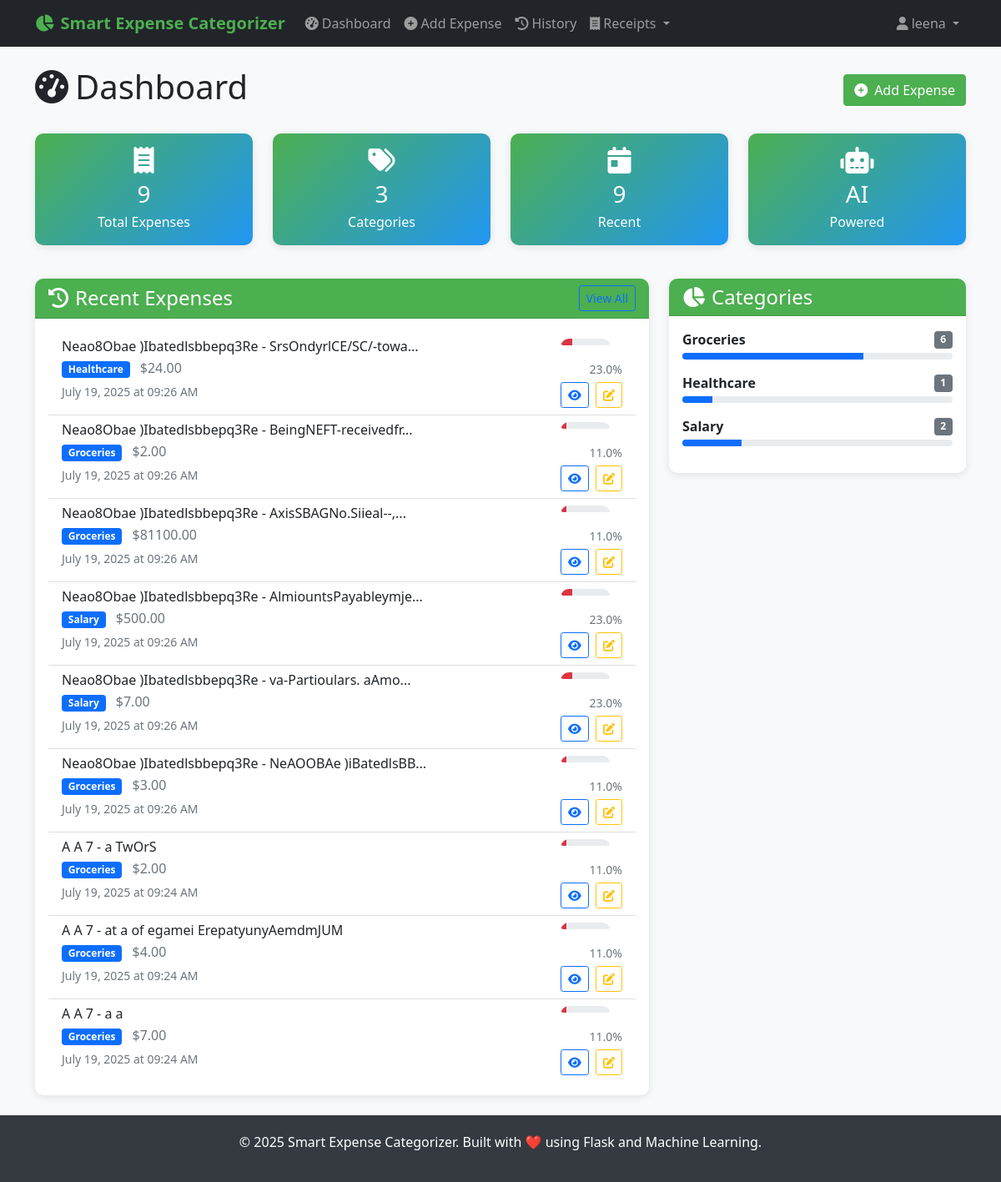
Before: /dashboard (signed in) with the older database file.
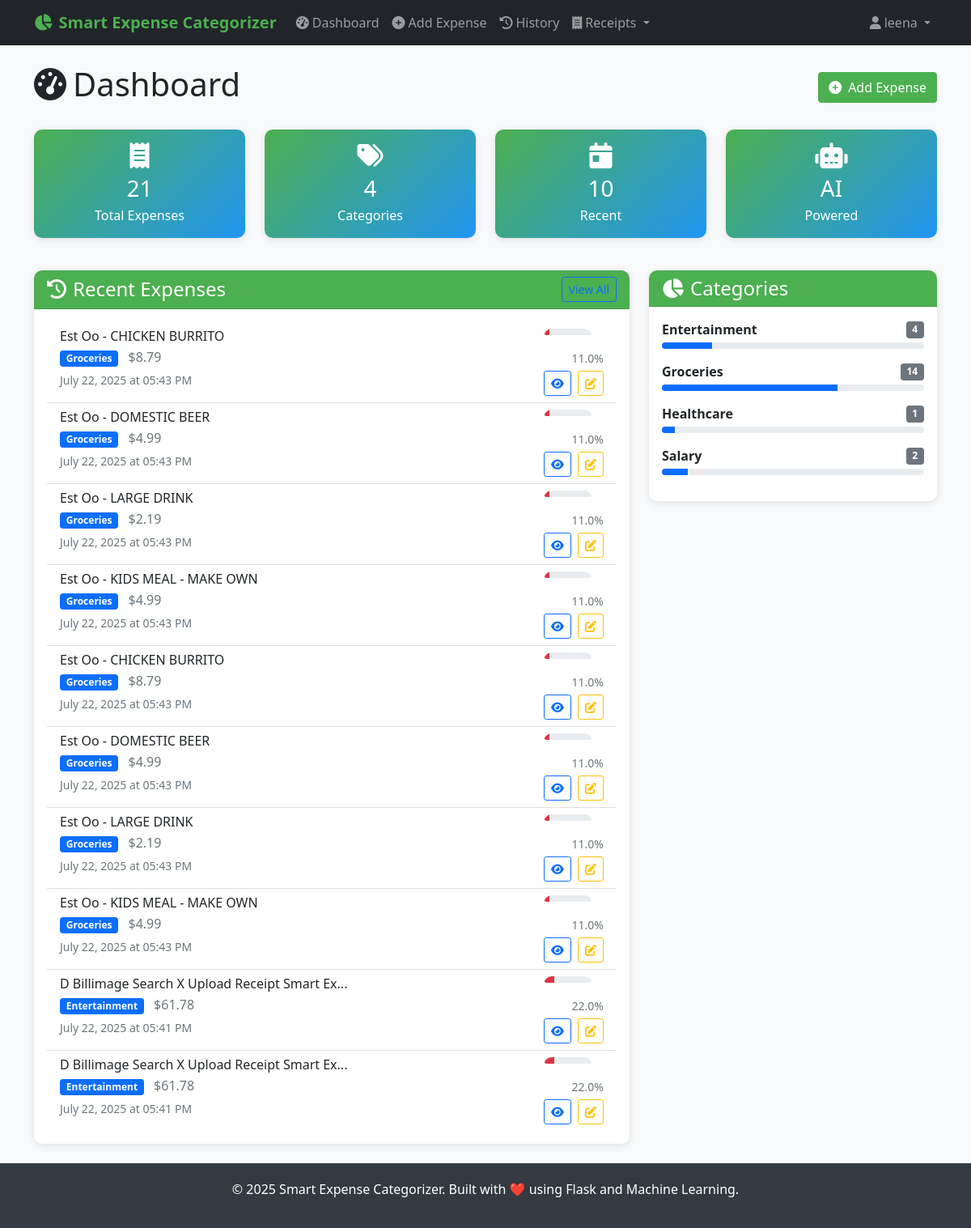
After: the same page with the newer database file.
### PYTHON/models.py (models this page shows, shortened)
class Expense(db.Model):
    __tablename__ = 'expenses'
    id = db.Column(db.String(36), primary_key=True, default=lambda: str(uuid.uuid4()))
    user_id = db.Column(db.String(36), db.ForeignKey('users.id'), nullable=False, index=True)
    description = db.Column(db.Text, nullable=False)
    amount = db.Column(db.Numeric(10, 2), nullable=True)
    predicted_category = db.Column(db.String(100), nullable=False, index=True)
    confidence_score = db.Column(db.Float, nullable=False)
    model_predictions = db.Column(db.JSON)  # Store individual model predictions
    created_at = db.Column(db.DateTime, default=datetime.utcnow, index=True)
    updated_at = db.Column(db.DateTime, default=datetime.utcnow, onupdate=datetime.utcnow)
    user_feedback = db.Column(db.String(100), nullable=True)  # User can correct the category
    is_correct = db.Column(db.Boolean, nullable=True)  # User can mark if prediction was correct
    source = db.Column(db.String(50), nullable=True, default='manual')  # 'manual', 'receipt_upload', 'api'
    expense_metadata = db.Column(db.JSON, nullable=True)  # Store receipt data, OCR confidence, etc.
    date = db.Column(db.DateTime, nullable=True)  # Expense date (can be different from created_at)

### PYTHON/routes.py (the view)
@main_bp.route('/dashboard')
@login_required
def dashboard():
    recent_expenses = Expense.query.filter_by(user_id=current_user.id)\
        .order_by(Expense.created_at.desc())\
        .limit(10).all()
    stats = current_user.get_expense_stats()
    return render_template('dashboard.html',
                         recent_expenses=recent_expenses,
                         stats=stats)

### PYTHON/app.py (called while the page is built)
def init_extensions(app):
    db.init_app(app)
    login_manager = LoginManager()
    login_manager.init_app(app)
    login_manager.login_view = 'auth.login'
    login_manager.login_message = 'Please log in to access this page.'
    login_manager.login_message_category = 'info'
    login_manager.session_protection = 'strong'
    csrf = CSRFProtect(app)
    @login_manager.user_loader
    def load_user(user_id):
        try:
            return User.query.get(user_id)
        except Exception:
            return None
    @app.before_request
    def fix_session():
        from flask import session
        if not session.get('_session_initialized'):
            session['_session_initialized'] = True
            session.permanent = True

def register_context_processors(app):
    @app.context_processor
    def inject_now():
        return {'now': datetime.now()}

### PYTHON/templates/dashboard.html (shortened to what the changed rows need)
{% extends "base.html" %}
{% block content %}
<div class="d-flex justify-content-between align-items-center mb-4">
    <h1>
        <i class="fas fa-tachometer-alt me-2"></i>Dashboard
    </h1>
</div>
<div class="row mb-4">
    <div class="col-md-3 mb-3">
        <div class="card stats-card text-center">
            <div class="card-body">
                <i class="fas fa-receipt fa-2x mb-2"></i>
                <h3 class="mb-1">{{ stats.total_expenses }}</h3>
                <p class="mb-0">Total Expenses</p>
            </div>
        </div>
    </div>
    <div class="col-md-3 mb-3">
        <div class="card stats-card text-center">
            <div class="card-body">
                <i class="fas fa-tags fa-2x mb-2"></i>
                <h3 class="mb-1">{{ stats.categories|length }}</h3>
                <p class="mb-0">Categories</p>
            </div>
        </div>
    </div>
    <div class="col-md-3 mb-3">
        <div class="card stats-card text-center">
            <div class="card-body">
                <i class="fas fa-calendar-day fa-2x mb-2"></i>
                <h3 class="mb-1">{{ recent_expenses|length }}</h3>
                <p class="mb-0">Recent</p>
            </div>
        </div>
    </div>
</div>
<div class="row">
    <div class="col-md-8">
        <div class="card">
            <div class="card-body">
                {% if recent_expenses %}
                    <div class="list-group list-group-flush">
                        {% for expense in recent_expenses %}
                            <div class="list-group-item expense-item">
                                <div class="d-flex justify-content-between align-items-start">
                                    <div class="flex-grow-1">
                                        <h6 class="mb-1">{{ expense.description[:50] }}{% if expense.description|length > 50 %}...{% endif %}</h6>
                                        <p class="mb-1">
                                            <span class="badge bg-primary">{{ expense.predicted_category }}</span>
                                            {% if expense.amount %}
                                                <span class="text-muted ms-2">${{ "%.2f"|format(expense.amount) }}</span>
                                            {% endif %}
                                        </p>
                                        <small class="text-muted">{{ expense.created_at.strftime('%B %d, %Y at %I:%M %p') }}</small>
                                    </div>
                                    <div class="text-end">
                                        <div class="confidence-bar mb-1" style="width: 60px;">
                                            <div class="progress" style="height: 8px;">
                                                <div class="progress-bar
                                                    {% if expense.confidence_score >= 0.8 %}bg-success
                                                    {% elif expense.confidence_score >= 0.6 %}bg-warning
                                                    {% else %}bg-danger{% endif %}"
                                                    style="width: {{ (expense.confidence_score * 100)|round }}%">
                                                </div>
                                            </div>
                                        </div>
                                        <div class="mb-1">
                                            <small class="text-muted">{{ (expense.confidence_score * 100)|round }}%</small>
                                        </div>
                                        <div class="btn-group-sm" role="group">
                                            <a href="{{ url_for('main.expense_detail', expense_id=expense.id) }}"
                                               class="btn btn-sm btn-outline-primary me-1" title="View Details">
                                                <i class="fas fa-eye"></i>
                                            </a>
                                            <a href="{{ url_for('main.edit_expense', expense_id=expense.id) }}"
                                               class="btn btn-sm btn-outline-warning" title="Edit">
                                                <i class="fas fa-edit"></i>
                                            </a>
                                        </div>
                                    </div>
                                </div>
                            </div>
                        {% endfor %}
                    </div>
                {% else %}
                    <div class="text-center text-muted py-4">
                        <i class="fas fa-receipt fa-3x mb-3"></i>
                        <p>No expenses yet. <a href="{{ url_for('main.predict') }}">Add your first expense</a>!</p>
                    </div>
                {% endif %}
            </div>
        </div>
    </div>
    <div class="col-md-4">
        <div class="card">
            <div class="card-body">
                {% if stats.categories %}
                    {% for category in stats.categories[:5] %}
                        <div class="mb-3">
                            <div class="d-flex justify-content-between align-items-center mb-1">
                                <span class="fw-bold">{{ category.category }}</span>
                                <span class="badge bg-secondary">{{ category.count }}</span>
                            </div>
                            <div class="progress" style="height: 8px;">
                                <div class="progress-bar bg-primary"
                                     style="width: {{ (category.count / stats.total_expenses * 100)|round }}%">
                                </div>
                            </div>
                        </div>
                    {% endfor %}
                {% else %}
                    <div class="text-center text-muted">
                        <i class="fas fa-chart-pie fa-3x mb-3"></i>
                        <p>No categories yet</p>
                    </div>
                {% endif %}
            </div>
        </div>
    </div>
</div>
{% endblock %}

Changed rows visible on the page:
no longer on this page (row unchanged): Expense: description "Neao8Obae )Ibatedlsbbepq3Re - SrsOndyrlCE/SC/-towa", predicted_category "Healthcare", amount "24.00", created_at "July 19, 2025 at 09:26 AM", (expense.confidence_score*100)|round "23.0"
no longer on this page (row unchanged): Expense: description "Neao8Obae )Ibatedlsbbepq3Re - BeingNEFT-receivedfr", predicted_category "Groceries", amount "2.00", created_at "July 19, 2025 at 09:26 AM", (expense.confidence_score*100)|round "11.0"
no longer on this page (row unchanged): Expense: description "Neao8Obae )Ibatedlsbbepq3Re - AxisSBAGNo.Siieal--,", predicted_category "Groceries", amount "81100.00", created_at "July 19, 2025 at 09:26 AM", (expense.confidence_score*100)|round "11.0"
no longer on this page (row unchanged): Expense: description "Neao8Obae )Ibatedlsbbepq3Re - AlmiountsPayableymje", predicted_category "Salary", amount "500.00", created_at "July 19, 2025 at 09:26 AM", (expense.confidence_score*100)|round "23.0"
no longer on this page (row unchanged): Expense: description "Neao8Obae )Ibatedlsbbepq3Re - va-Partioulars. aAmo", predicted_category "Salary", amount "7.00", created_at "July 19, 2025 at 09:26 AM", (expense.confidence_score*100)|round "23.0"
no longer on this page (row unchanged): Expense: description "Neao8Obae )Ibatedlsbbepq3Re - NeAOOBAe )iBatedlsBB", predicted_category "Groceries", amount "3.00", created_at "July 19, 2025 at 09:26 AM", (expense.confidence_score*100)|round "11.0"
no longer on this page (row unchanged): Expense: description "A A 7 - a TwOrS", predicted_category "Groceries", amount "2.00", created_at "July 19, 2025 at 09:24 AM", (expense.confidence_score*100)|round "11.0"
no longer on this page (row unchanged): Expense: description "A A 7 - at a of egamei ErepatyunyAemdmJUM", predicted_category "Groceries", amount "4.00", created_at "July 19, 2025 at 09:24 AM", (expense.confidence_score*100)|round "11.0"
no longer on this page (row unchanged): Expense: description "A A 7 - a a", predicted_category "Groceries", amount "7.00", created_at "July 19, 2025 at 09:24 AM", (expense.confidence_score*100)|round "11.0"
added Expense: description "Est Oo - CHICKEN BURRITO", predicted_category "Groceries", amount "8.79", created_at "July 22, 2025 at 05:43 PM", (expense.confidence_score*100)|round "11.0"
added Expense: description "Est Oo - DOMESTIC BEER", predicted_category "Groceries", amount "4.99", created_at "July 22, 2025 at 05:43 PM", (expense.confidence_score*100)|round "11.0"
added Expense: description "Est Oo - LARGE DRINK", predicted_category "Groceries", amount "2.19", created_at "July 22, 2025 at 05:43 PM", (expense.confidence_score*100)|round "11.0"
added Expense: description "Est Oo - KIDS MEAL - MAKE OWN", predicted_category "Groceries", amount "4.99", created_at "July 22, 2025 at 05:43 PM", (expense.confidence_score*100)|round "11.0"
added Expense: description "Est Oo - CHICKEN BURRITO", predicted_category "Groceries", amount "8.79", created_at "July 22, 2025 at 05:43 PM", (expense.confidence_score*100)|round "11.0"
added Expense: description "Est Oo - DOMESTIC BEER", predicted_category "Groceries", amount "4.99", created_at "July 22, 2025 at 05:43 PM", (expense.confidence_score*100)|round "11.0"
added Expense: description "Est Oo - LARGE DRINK", predicted_category "Groceries", amount "2.19", created_at "July 22, 2025 at 05:43 PM", (expense.confidence_score*100)|round "11.0"
added Expense: description "Est Oo - KIDS MEAL - MAKE OWN", predicted_category "Groceries", amount "4.99", created_at "July 22, 2025 at 05:43 PM", (expense.confidence_score*100)|round "11.0"
added Expense: description "D Billimage Search X Upload Receipt Smart Ex", predicted_category "Entertainment", amount "61.78", created_at "July 22, 2025 at 05:41 PM", (expense.confidence_score*100)|round "22.0"
added Expense: description "D Billimage Search X Upload Receipt Smart Ex", predicted_category "Entertainment", amount "61.78", created_at "July 22, 2025 at 05:41 PM", (expense.confidence_score*100)|round "22.0"
Other visible differences:
{{ stats.total_expenses }}: "9" → "21"
{{ stats.categories|length }}: "3" → "4"
{{ recent_expenses|length }}: "9" → "10"
{{ (category.count / stats.total_expenses * 100)|round }}: 11.0 → 5.0 (drawn)
{{ (category.count / stats.total_expenses * 100)|round }}: 22.0 → 10.0 (drawn)
new list line: "Entertainment 4"
new list line: "Groceries 14"
list line gone: "Groceries 6"
